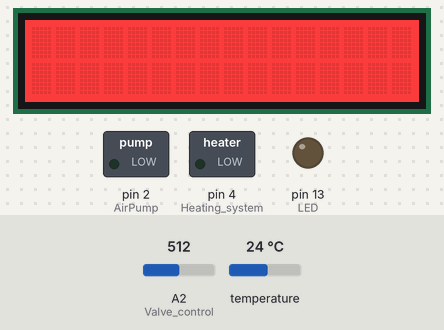
A sketch run on a simulated Arduino Uno, built with avr-gcc and run on an emulated ATmega328P. Shown: 16×2 character LCD, switched loads named in the sketch (green lamp = pin HIGH), output pins drawn as LEDs (lit = HIGH). Inputs (shaded band) come from the test bench; at power-on: temperature 24 °C, A2 (Valve_control) = 512.

Above: at 1.2 s.
1.3 s: temperature set to 27.3 °C
At 4.2 s:
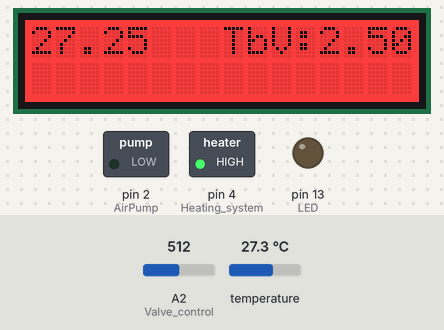
5.1 s: temperature set to 28.5 °C
At 7.8 s:
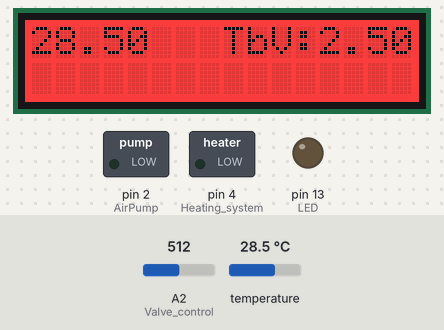
10.8 s: temperature set to 12 °C
At 13.2 s:
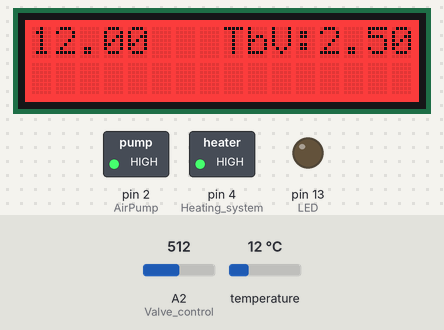
14.0 s: A2 (Valve_control) set to 716
At 16.8 s:
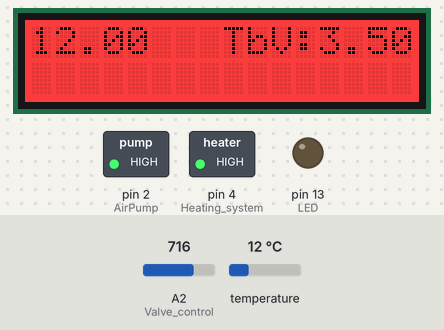
17.5 s: A2 (Valve_control) set to 900
At 20.4 s:
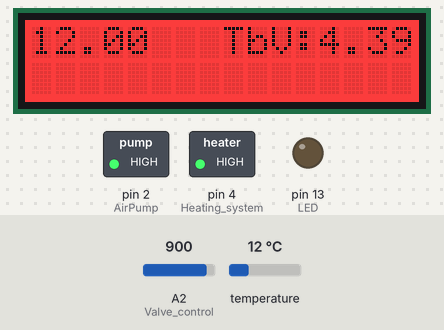
21.1 s: A2 (Valve_control) set to 1023
At 24.0 s:
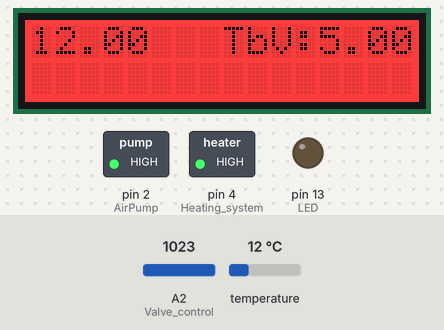
Timing chart, 0 to 25.5 s (numbered marks = the images above; inputs shaded):
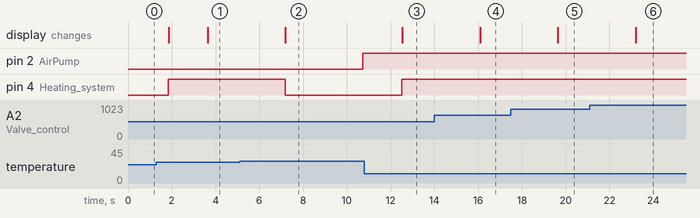

The sketch:

iGEM_bioreactor_FF.ino
```cpp
#include <FlowMeter.h>
#include <OneWire.h>
#include <DallasTemperature.h>
#include <Wire.h>
#include "rgb_lcd.h"


////////////////////////////////////////////////////////////Variables////////////////////////////////////////////////////////////
rgb_lcd lcd;

OneWire oneWire(8); //ONE_WIRE_BUS
DallasTemperature temperature_sensor(&oneWire);

FlowMeter *Meter;
int period = 1000; //time to get a flowrate in ms

struct sensors_value {
  float Temperature;
  float OD;
  float Water_Flow = 0;
} sensors; //Structure for storing all the sensors values. You can access it with sensors.Temperature, sensors.OD...

bool pump_working = false;
int millis_start = 0;


////////////////////////////////////////////////////////////Execution Code////////////////////////////////////////////////////////////
void setup() {
  temperature_sensor.begin();
  Serial.begin(9600);
  pinMode(4,OUTPUT); //Heating system
  pinMode(13,OUTPUT); //LED
  pinMode(8, INPUT); //Temp reception
  pinMode(A2, INPUT); //Valve control
  pinMode(6, INPUT); //Turbidity control
  pinMode(2,OUTPUT); //AirPump


  Meter = new FlowMeter(digitalPinToInterrupt(10), UncalibratedSensor, MeterISR, RISING);

  lcd.begin(16,2);
  lcd.setRGB(255,0,0);


}

void loop() {
  sensors = ReadSensors();
  run_output();
  update_LCD();
}

////////////////////////////////////////////////////////////Other functions////////////////////////////////////////////////////////////
void update_LCD(){
  //Print
  lcd.setCursor(0,0);
  lcd.print(sensors.Temperature);

  lcd.setCursor(8,0);
  lcd.print("TbV:"); //Sensor Output (V)
  lcd.print(sensors.OD);
}

void run_output(){
  //Heater
  if (sensors.Temperature > 28)
  {
    digitalWrite(4,LOW);
    digitalWrite(12,LOW);
  }
  else
  {
    digitalWrite(4,HIGH);
    digitalWrite(13,LOW);
  }

  //AirPump
  if (pump_working && (millis() - millis_start > 60000)) //pump was working for more than 1 min
   {
    digitalWrite(2,LOW);
    millis_start = millis();
   } else if (!pump_working && (millis() - millis_start > 10000)) {
    digitalWrite(2,HIGH);
    millis_start = millis();
   }

}


struct sensors_value ReadSensors(){
  sensors_value result;

  //Temp
  temperature_sensor.requestTemperatures();
  result.Temperature = temperature_sensor.getTempCByIndex(0);

  //OD
  result.OD = analogRead(A2) * (5.0 / 1024.0); //OD

  //WaterFlow
  Meter->tick(period);
  delay(period);
  Meter->tick(period);
  result.Water_Flow = Meter->getCurrentFlowrate();

  return result;
}

void MeterISR() {
    // let our flow meter count the pulses
    Meter->count();
}
```

Measured:
- the behaviour switches between 28 and 28.1 °C on temperature (found by bisection; images 1 and 2)
- after the input at 1.3 s, the display: first differs from a run without the input after 2.3 s (image 1)
- after the input at 5.1 s, pin 4 (Heating_system): HIGH → LOW after 2.1 s; the display: changes after 2.1 s (image 2)
- after the input at 10.8 s, pin 4 (Heating_system): LOW → HIGH after 1.7 s; the display: changes after 1.7 s (image 3)
- after the input at 14.0 s, the display: changes after 2.1 s (image 4)
- after the input at 17.5 s, the display: changes after 2.1 s (image 5)
- after the input at 21.1 s, the display: changes after 2.1 s (image 6)
